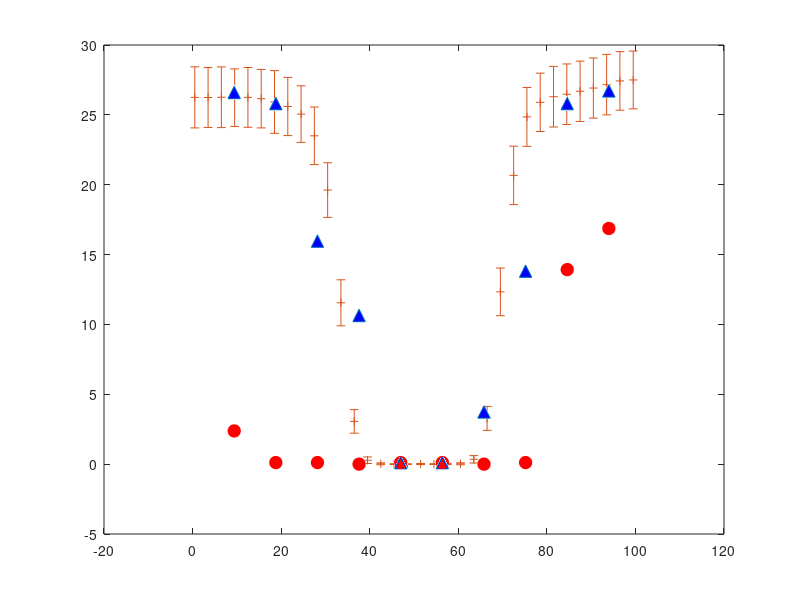

Source code (MATLAB): (Note: this script raises an error after producing the figure.)
% In order to plot the legend clearly, load all the data and plot together


%% Nitrate
figure(1)
%% Measurements
Nitrate2 = csvread('Nitrate Day 2.csv',0,0);
h1(1)=plot(Nitrate2(:,1),Nitrate2(:,2),'^','markerfacecolor','b','markersize',9);
hold on
Nitrate26 = csvread('Nitrate Day 26.csv',0,0);
h1(2)=plot(Nitrate26(:,1),Nitrate26(:,2),'ro','markerfacecolor','r','markersize',9);
hold on

%% Plot PT results
omega = 100;                 % Column length [cm]
ncount = 100;                % Counting interval for particle numbers as a funNitrateion of length 
bin =1;                     % New bin size, input is 1 cm
nbin = ncount/bin;          % Number of array with new bin size

Nitrate_d2_m = zeros(nbin,1); 
Nitrate_d2_sd = zeros(nbin,1);
Nitrate_d26_m = zeros(nbin,1); 
Nitrate_d26_sd = zeros(nbin,1);

numxb0 = linspace(bin/2,omega-bin/2,nbin);
size(numxb0)

% Load the results from simulations

load S_13_N2_1000.dat
Nitrate_d2_sd(:,1) = S_13_N2_1000;

load S_13_N26_1000.dat
Nitrate_d26_sd(:,1) = S_13_N26_1000;

load M_13_N2_1001.dat
Nitrate_d2_m(:,1) = M_13_N2_1001;

load M_13_N26_1001.dat
Nitrate_d26_m(:,1) = M_13_N26_1001;

% Plot the average
errorbar(numxb0(1:3:end),Nitrate_d2_m(1:3:end),Nitrate_d2_sd(1:3:end)/2,'+','LineWidth',1);
hold on
h1(7)=plot(numxb0(1:3:end),Nitrate_d2_m(1:3:end),'-+','LineWidth',2);
hold on
errorbar(numxb0(1:3:end),Nitrate_d26_m(1:3:end),Nitrate_d26_sd(1:3:end)/2,'rx','LineWidth',1);
hold on
h1(8)=plot(numxb0(1:3:end),Nitrate_d26_m(1:3:end),'r-x','LineWidth',2);
hold on


%% Legend
xlabel('Length ($cm$)','Interpreter','LaTex')
ylabel('Concentration ($mg/L$)','Interpreter','LaTex')

axis([0 100 0 30]);
% Legend at axes 1
ah1 = gca;
CL1=legend(ah1,h1(1:2),'Measurement Day 2','Measurement Day 26',1,'Location','southoutside','Orientation','horizontal');
set(CL1,'color','none');
%legend boxoff 
% Second column
% Axes handle 2 (unvisible, only for place the second legend)
ah2=axes('position',get(gca,'position'), 'visible','off');
CL2=legend(ah2,h1(7:8),'PT Simulation Day 2','PT Simulation Day 26',4,'Location','southoutside','Orientation','horizontal');
set(CL2,'color','none');
%legend boxoff 

